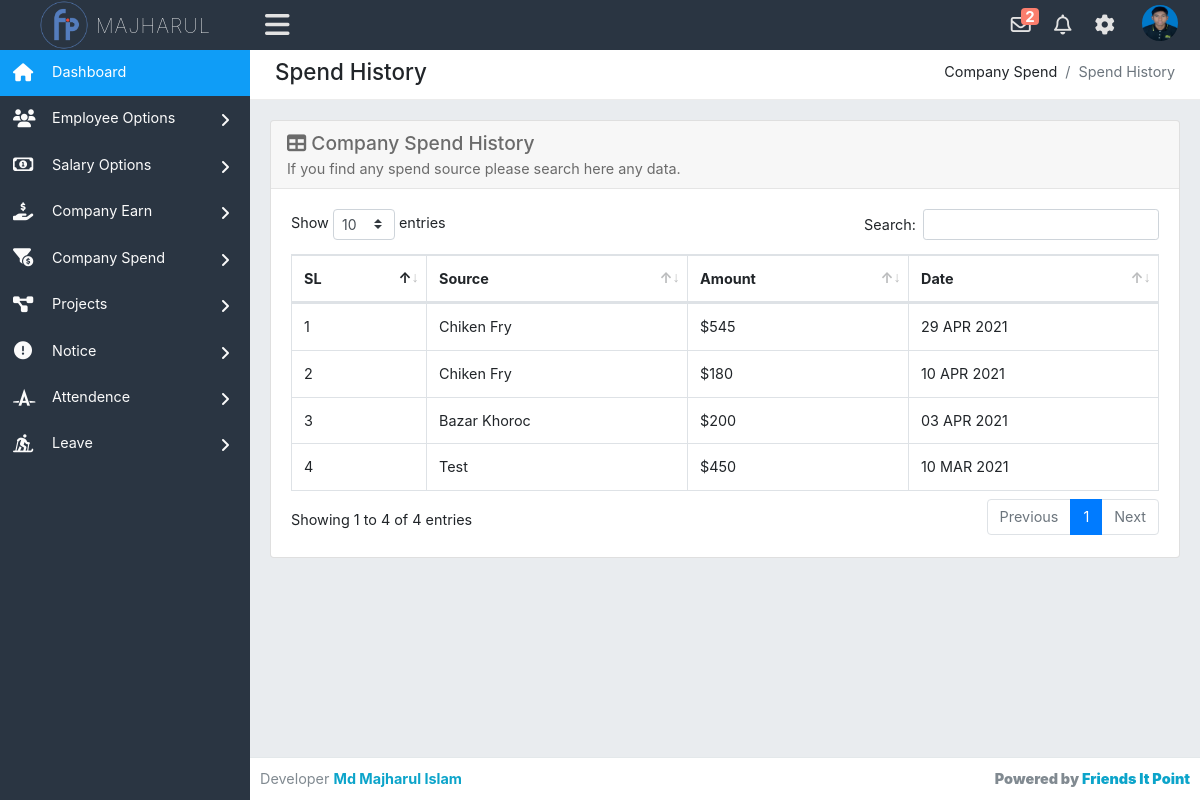
/admin/companyspendHistory.php (signed in), run on the app's committed database.
### tables this page shows
CREATE TABLE `spending` (
  `spend_id` int(50) NOT NULL,
  `spend_source` varchar(255) NOT NULL,
  `spend_amount` int(100) NOT NULL,
  `spend_date` varchar(40) NOT NULL,
  `spend_month` varchar(20) NOT NULL
);

### admin/companyspendHistory.php (the view, shortened to what this page needs)
<?php require_once('header.php'); ?>
<div class="row">
    <div class="col-xl-12">
        <div class="breadcrumb-holder">
            <h1 class="main-title float-left">Spend History</h1>
            <ol class="breadcrumb float-right">
                <li class="breadcrumb-item">Company Spend</li>
                <li class="breadcrumb-item active">Spend History</li>
            </ol>
            <div class="clearfix"></div>
        </div>
    </div>
</div>
<div class="row">
    <div class="col-xs-12 col-sm-12 col-md-12 col-lg-12 col-xl-12">
        <div class="card mb-3">
            <div class="card-header">
                <h3><i class="fas fa-table"></i> Company Spend History</h3>
               	If you find any spend source please search here any data.
            </div>
            <div class="card-body">
                <div class="table-responsive">
                    <div id="dataTable_wrapper" class="dataTables_wrapper dt-bootstrap4 no-footer">
                    	<div class="row">
                    		<div class="col-sm-12">
                    			<table id="dataTable" class="table table-bordered table-hover display dataTable no-footer" style="width: 100%;" role="grid" aria-describedby="dataTable_info">
                        			<thead>
			                            <tr role="row">
			                            	<th class="sorting_asc" tabindex="0" aria-controls="dataTable" rowspan="1" colspan="1" aria-sort="ascending">SL
			                            	</th>
			                            	<th class="sorting" tabindex="0" aria-controls="dataTable" rowspan="1" colspan="1">Source
			                            	</th>
			                            	<th class="sorting" tabindex="0" aria-controls="dataTable" rowspan="1" colspan="1">Amount
			                            	</th>
			                            	<th class="sorting" tabindex="0" aria-controls="dataTable" rowspan="1" colspan="1">Date
			                            	</th>
			                            </tr>
                        			</thead>
                    				<tbody>
				                    <?php
				                        $stm = $pdo->prepare('SELECT * FROM spending ORDER BY spend_date DESC');
				                        $stm->execute();
				                        $result = $stm->fetchAll(PDO::FETCH_ASSOC);
				                        $sl = 1;
				                        foreach ($result as $row) :
				                    ?>
					                    <tr>
					                      <td><?php echo $sl;$sl++; ?></td>
					                      <td><?php echo $row['spend_source']; ?></td>
					                      <td>$<?php echo $row['spend_amount']; ?></td>
					                      <td>
					                        <?php
					                            $spend_date = $row['spend_date'];
					                            $day = substr($spend_date,8,2);
					                            $month = substr($spend_date,5,2);
					                            $year = substr($spend_date,0,4);
					                            if($month == '03'){$month = 'MAR';}
					                            if($month == '04'){$month = 'APR';}
					                            echo $day." ".$month." ".$year;
					                         ?>
					                      </td>
					                    </tr>
					                  <?php endforeach; ?>
				                    </tbody>
				                </table>
				            </div>
				        </div>
        			</div>
                </div>
            </div>
        </div>
    </div>
</div>
<?php require_once('footer.php'); ?>

### admin/header.php (shortened to what this page needs)
<?php require_once('../config.php'); ?>
<!DOCTYPE html>
<html lang="en">
<head>
    <link href="../assets/css/bootstrap.min.css" rel="stylesheet" type="text/css" />
    <link href="../assets/font-awesome/css/all.css" rel="stylesheet" type="text/css" />
    <link rel="stylesheet" href="../fancybox-master/dist/jquery.fancybox.min.css">
    <link rel="stylesheet" href="../livedatetime/clock.css">
    <link rel="stylesheet" href="../livedatetime/calendar.css">
    <link href='https://netdna.bootstrapcdn.com/font-awesome/3.2.1/css/font-awesome.css' rel='stylesheet' type='text/css'>
    <link rel="stylesheet" type="text/css" href="../assets/css/dataTables.bootstrap.min.css" />
    <link rel="stylesheet" type="text/css" href="../assets/plugins/datatables/datatables.min.css" />
    <link href="../assets/css/style.css" rel="stylesheet" type="text/css" />
</head>
<body class="adminbody">
    <div id="main">
        <div class="headerbar">
            <?php
                $stm = $pdo->prepare('SELECT * FROM admin_info WHERE admin_id=?');
                $stm->execute(array($_SESSION['logged_in']));
                $rslt = $stm->fetchAll(PDO::FETCH_ASSOC);
                foreach($rslt as $row) :
            ?>
            <div class="headerbar-left">
                <a href="index.php" class="logo">
                    <img alt="Logo" src="../assets/images/logo.png" />
                    <span><?php echo $row['admin_name']; ?></span>
                </a>
            </div>
            <nav class="navbar-custom">
                <ul class="list-inline float-right mb-0">
                    <li class="list-inline-item dropdown notif">
                        <a class="nav-link dropdown-toggle arrow-none" data-toggle="dropdown" href="#" aria-haspopup="false" aria-expanded="false">
                            <i class="far fa-envelope"></i>
                            <?php
                                $notify_s = $pdo->prepare('SELECT * FROM notification WHERE type=? AND status=? ORDER BY date DESC');
                                $notify_s->execute(array('salary','unread'));
                                $notify_result = $notify_s->fetchAll(PDO::FETCH_ASSOC);
                                if(count($notify_result) > 0 ) :
                             ?>
                            <span class="mycounter"><?php echo count($notify_result); ?></span>
                            <?php endif; ?>
                        </a>
                    </li>
                    <li class="list-inline-item dropdown notif">
                        <a class="nav-link dropdown-toggle arrow-none" data-toggle="dropdown" href="#" aria-haspopup="false" aria-expanded="false">
                            <i class="far fa-bell"></i>
                        </a>
                    </li>
                    <li class="list-inline-item dropdown notif">
                        <a class="nav-link dropdown-toggle arrow-none" data-toggle="dropdown" href="#" aria-haspopup="false" aria-expanded="false">
                            <i class="fas fa-cog"></i>
                        </a>
                    </li>
                    <li class="list-inline-item dropdown notif">
                        <a class="nav-link dropdown-toggle nav-user" data-toggle="dropdown" href="#" aria-haspopup="false" aria-expanded="false">
                            <?php if($row['admin_pic'] != 'avatar') : ?>
                            <img src="../uploads/<?php echo $row['admin_pic']; ?>" alt="Profile image" class="avatar-rounded">
                            <?php else : ?>
                            <img src="../assets/images/avatars/admin.png" alt="Profile image" class="avatar-rounded">
                        </a>
                        <?php endif; endforeach; ?>
                    </li>
                </ul>
                <ul class="list-inline menu-left mb-0">
                    <li class="float-left">
                        <button class="button-menu-mobile open-left">
                            <i class="fas fa-bars"></i>
                        </button>
                    </li>
                </ul>
            </nav>
        </div>
        <div class="left main-sidebar">
            <div class="sidebar-inner leftscroll">
                <div id="sidebar-menu">
                    <ul>
                        <li class="submenu">
                            <a class="active" href="index.php">
                                <i class="fas fa-home"></i>
                                <span> Dashboard </span>
                            </a>
                        </li>
                        <li class="submenu">
                            <a id="tables" href="#">
                                <i class="fas fa-users"></i>
                                <span> Employee Options </span>
                                <span class="menu-arrow"></span>
                            </a>
                        </li>
                        <li class="submenu">
                            <a id="tables" href="#">
                                <i class="far fa-money-bill-alt"></i>
                                <span> Salary Options </span>
                                <span class="menu-arrow"></span>
                            </a>
                        </li>
                        <li class="submenu">
                            <a id="tables" href="#">
                                <i class="fas fa-hand-holding-usd"></i>
                                <span> Company Earn </span>
                                <span class="menu-arrow"></span>
                            </a>
                        </li>
                        <li class="submenu">
                            <a id="tables" href="#">
                                <i class="fas fa-funnel-dollar"></i>
                                <span> Company Spend </span>
                                <span class="menu-arrow"></span>
                            </a>
                        </li>
                        <li class="submenu">
                            <a id="tables" href="#">
                                <i class="fas fa-project-diagram"></i>
                                <span> Projects </span>
                                <span class="menu-arrow"></span>
                            </a>
                        </li>
                        <li class="submenu">
                            <a id="tables" href="#">
                                <i class="fas fa-exclamation-circle"></i>
                                <span> Notice </span>
                                <span class="menu-arrow"></span>
                            </a>
                        </li>
                        <li class="submenu">
                            <a id="tables" href="#">
                                <i class="fab fa-autoprefixer"></i>
                                <span> Attendence </span>
                                <span class="menu-arrow"></span>
                            </a>
                        </li>
                        <li class="submenu">
                            <a id="tables" href="#">
                                <i class="fas fa-skiing-nordic"></i>
                                <span> Leave </span>
                                <span class="menu-arrow"></span>
                            </a>
                        </li>
                    </ul>
                </div>
            </div>
        </div>
        <div class="content-page">
            <div class="content">
                <div class="container-fluid">

### livedatetime/clock.css (style rules this page uses)
* { margin: 0; padding: 0; box-sizing: border-box; }

### data on the page
spending: spend_source "Chiken Fry", spend_amount "545", spend_date "29", spend_date "APR", spend_date "2021"
spending: spend_source "Chiken Fry", spend_amount "180", spend_date "10", spend_date "APR", spend_date "2021"
spending: spend_source "Bazar Khoroc", spend_amount "200", spend_date "03", spend_date "APR", spend_date "2021"
spending: spend_source "Test", spend_amount "450", spend_date "10", spend_date "MAR", spend_date "2021"

### other printed values
$row['admin_name'] "MAJHARUL"
count($notify_result) "2"
